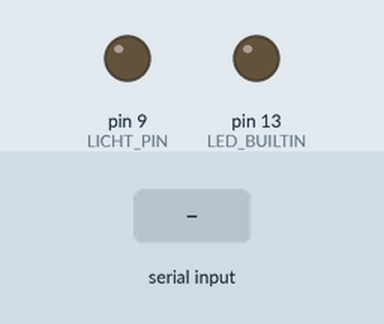
A sketch run on a simulated Arduino Uno, built with avr-gcc and run on an emulated ATmega328P. Shown: output pins drawn as LEDs (lit = HIGH). The inputs (shaded band) are chosen by the test bench.

Above: at 1.2 s.
1.3 s: "1" received over Serial
At 2.2 s:
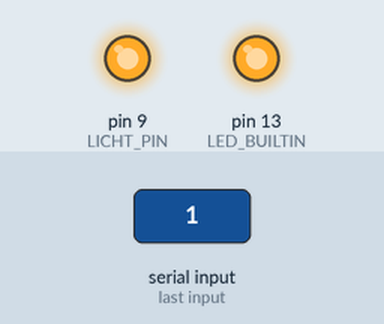
2.8 s: "0" received over Serial
At 3.4 s:
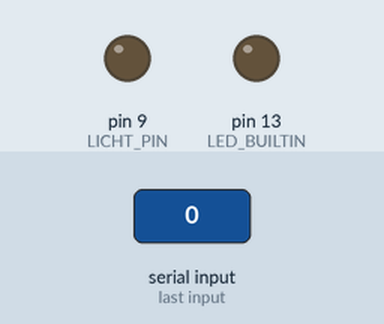
Timing chart, 0 to 5.8 s (numbered marks = the images above; inputs shaded):
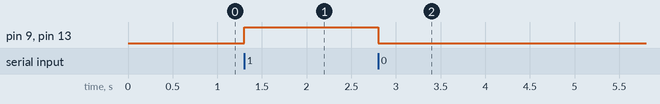

Measured:
- after the input at 1.3 s, pin 9 (LICHT_PIN), pin 13 (LED_BUILTIN): LOW → HIGH at once
- after the input at 2.8 s, pin 9 (LICHT_PIN), pin 13 (LED_BUILTIN): HIGH → LOW at once

The sketch:

roentgen_licht.ino
```cpp
// Röntgen-Licht für die Teddy-Klinik (optional)
//
// Die Webseite schickt über USB '1' (Licht an) und '0' (Licht aus).
// Die eingebaute LED leuchtet immer mit – so lässt sich alles ohne Verkabelung testen.
//
// Für eine helle Lampe (z. B. 12-V-LED-Streifen) NICHT direkt an den Pin anschließen,
// sondern über ein Relais-Modul oder einen Logic-Level-MOSFET an LICHT_PIN.

const int LICHT_PIN = 9;
const unsigned long SICHERHEITS_AUS_MS = 15000;  // geht von selbst aus, falls kein '0' kommt

unsigned long eingeschaltetSeit = 0;
bool istAn = false;

void setzeLicht(bool an) {
  istAn = an;
  digitalWrite(LICHT_PIN, an ? HIGH : LOW);
  digitalWrite(LED_BUILTIN, an ? HIGH : LOW);
  if (an) eingeschaltetSeit = millis();
}

void setup() {
  pinMode(LICHT_PIN, OUTPUT);
  pinMode(LED_BUILTIN, OUTPUT);
  setzeLicht(false);
  Serial.begin(9600);
}

void loop() {
  while (Serial.available() > 0) {
    char befehl = Serial.read();
    if (befehl == '1') setzeLicht(true);
    else if (befehl == '0') setzeLicht(false);
  }
  if (istAn && millis() - eingeschaltetSeit > SICHERHEITS_AUS_MS) setzeLicht(false);
}
```
